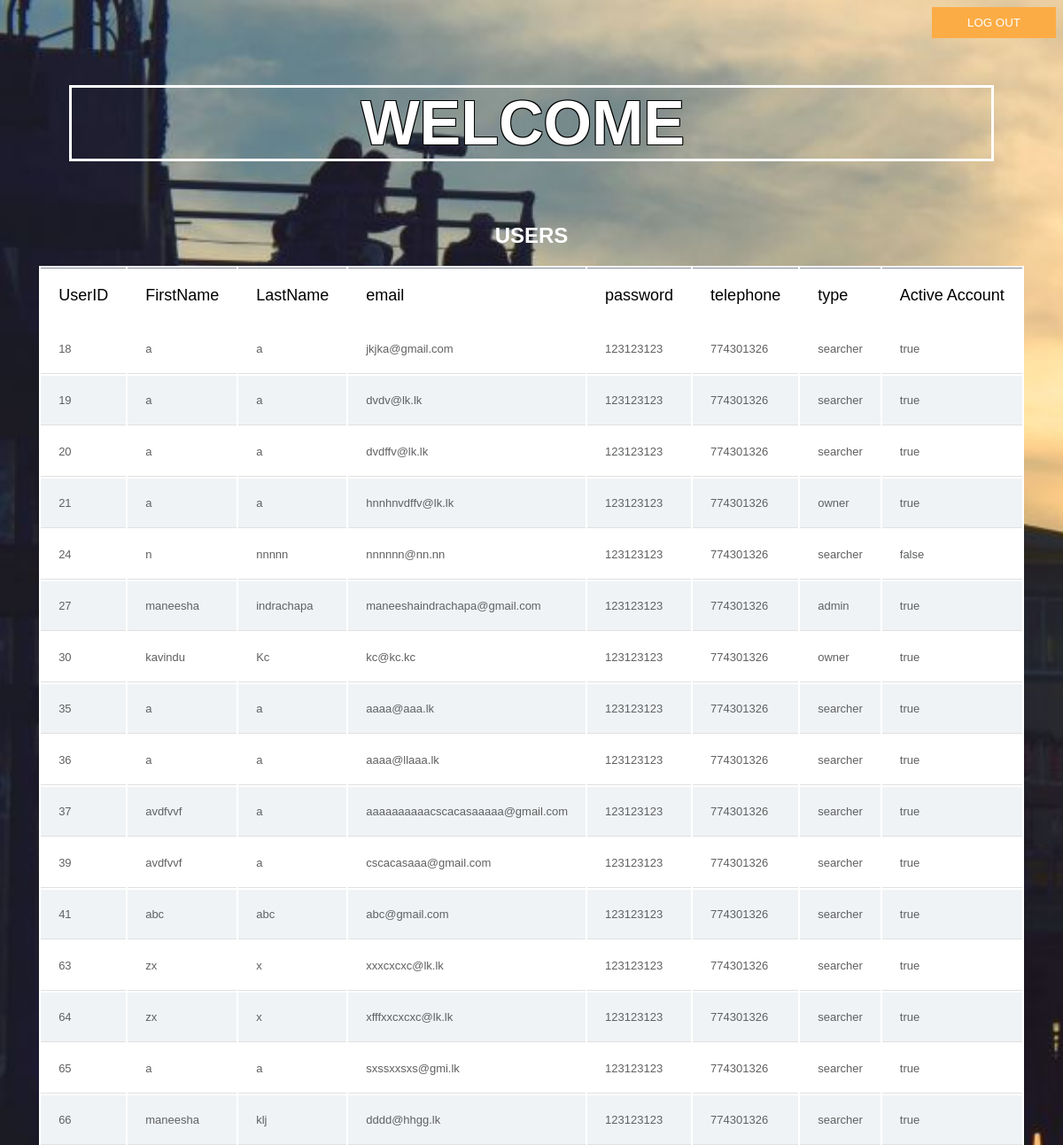
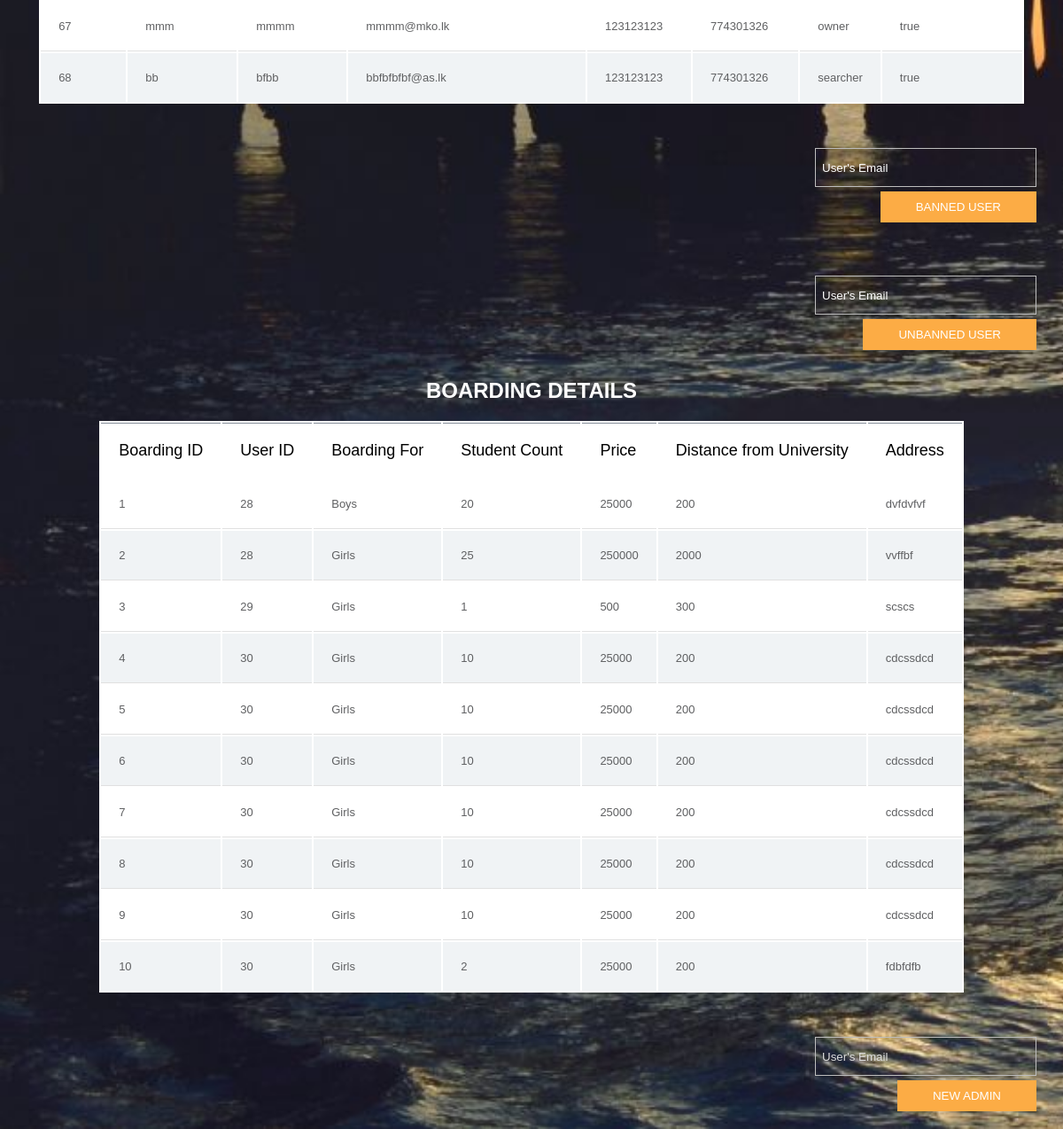
The app's page /process_admin.php with its own data (2 pictures, top to bottom).
### tables this page shows
CREATE TABLE `users` (
  `userID` int(11) NOT NULL,
  `firstName` varchar(50) NOT NULL,
  `lastName` varchar(50) NOT NULL,
  `email` varchar(80) NOT NULL,
  `password` varchar(50) NOT NULL,
  `telephone` int(11) NOT NULL,
  `type` varchar(10) NOT NULL,
  `profPic` varchar(50) NOT NULL,
  `active` varchar(10) NOT NULL,
  `confirmationCode` int(10) NOT NULL,
  `confirmationCodeCheck` int(10) DEFAULT NULL
);

CREATE TABLE `boarding_details` (
  `boardingID` int(11) NOT NULL,
  `userID` int(11) NOT NULL,
  `boardingFor` varchar(10) NOT NULL,
  `studentCount` int(10) NOT NULL,
  `price` int(11) NOT NULL,
  `distance` int(10) NOT NULL,
  `address` varchar(80) NOT NULL
);

### php/DbConfig.php (called while the page is built, shortened)
<?php
class DbConfig{
    private $_host='localhost';
    private $_username='root';
    private $_password='';
    private $_database='accomodate_me_1';
    protected $connection;
    public function __construct(){
        if(!isset($this->connection)){
            $this->connection=new mysqli($this->_host,$this->_username,$this->_password,$this->_database);
        }
        return $this->connection;
    }
}
?>

### php/Crud.php (called while the page is built, shortened)
<?php
include_once 'DbConfig.php';
class Crud extends DbConfig{
    public function getData($query){
        $result=$this->connection->query($query);
        $rows=array();
        while($row=$result->fetch_assoc()){
            $rows[]=$row;
        }
        return $rows;
    }
}

### process_admin.php (the view, shortened to what this page needs)
<?php
include_once("php/Crud.php");
$crud=new Crud();
$email=$_SESSION['email'];
$name=$crud->getData("SELECT firstName FROM users where email='$email'");
$userDetails=$crud->getData("SELECT userID,firstName,lastName,email,password,telephone,type,active FROM users");
$boardingDetails=$crud->getData("SELECT boardingID,userID,boardingFor,studentCount,price,distance,address FROM boarding_details");
?>
<html>
    <head>
        <link href="css/style_process_admin.css" type="text/css" rel="stylesheet">
    </head>
    <body>
        <div style="float:right" class='log_out'>
            <form align="right" name="form1" method="post" action="php/logout.php">
              <label class="logoutLblPos">
                  <button name="log_out" type="submit" id="log_out" class="btn btn-info">Log Out</button>
              </label>
            </form>
            </div><br>
        <div>
        <h1>Welcome&nbsp;<?php echo $name[0]['firstName'];?></h1>
        <h2>Users</h2>
        <table class="table">
            <thead>
            <tr>
                <th>UserID</th>
                <th>FirstName</th>
                <th>LastName</th>
                <th>email</th>
                <th>password</th>
                <th>telephone</th>
                <th>type</th>
                <th>Active Account</th>
            </tr>
            </thead>
            <tbody>
        <?php
        if (sizeof($userDetails)> 0) {
            for($x=0;$x<sizeof($userDetails);$x++) {
                echo  "<tr><td>".$userDetails[$x]['userID']."</td><td>".$userDetails[$x]['firstName']."</td><td>".$userDetails[$x]['lastName']."</td><td>".$userDetails[$x]['email']."</td><td>".$userDetails[$x]['password']."</td><td>".$userDetails[$x]['telephone']."</td><td>".$userDetails[$x]['type']."</td><td>".$userDetails[$x]['active']."</td></tr>";
                }
            }else {
                echo "0 results";
                }
        ?>
            </tbody>
        </table>
        <div style="float:right">
            <form align="right" name="form2"  method="post" action="process_admin.php" class="admin-email-form">
              <label>
                  <input type="email" style="color:white" class="form-control" name="remove_email" value="User's Email">
                  <button name="removeEmailButton" type="submit"  class="btn btn-info">Banned User</button>
              </label>
            </form>
            </div><br><br><br><br><br><br><br><br>
         <div style="float:right">
            <form align="right" name="form2"  method="post" action="process_admin.php" class="admin-email-form">
              <label>
                  <input type="email" style="color:white" class="form-control" name="active_email" value="User's Email">
                  <button name="activeEmailButton" type="submit"  class="btn btn-info">Unbanned User</button>
              </label>
            </form>
            </div><br><br><br><br><br><br><br>
                <h2>Boarding Details</h2>
        <table class="table">
            <thead>
            <tr>
                <th>Boarding ID</th>
                <th>User ID</th>
                <th>Boarding For</th>
                <th>Student Count</th>
                <th>Price</th>
                <th>Distance from University</th>
                <th>Address</th>
            </tr>
            </thead>
            <tbody>
        <?php
        if ($boardingDetails> 0) {
           for($x=0;$x<sizeof($boardingDetails);$x++){
                echo  "<tr><td>".$boardingDetails[$x]['boardingID']."</td><td>".$boardingDetails[$x]['userID']."</td><td>".$boardingDetails[$x]['boardingFor']."</td><td>".$boardingDetails[$x]['studentCount']."</td><td>".$boardingDetails[$x]['price']."</td><td>".$boardingDetails[$x]['distance']."</td><td>".$boardingDetails[$x]['address']."</td></tr>";
                }
            }else {
                echo "0 results";
                }
        ?>
            </tbody>
        </table>
        </div>
        <div style="float:right">
            <form align="right" name="form1"  method="post" action="process_admin.php" class="admin-email-form">
              <label>
                  <input type="email" style="heght:40px" class="form-control" name="adminemail" value="User's Email">
                  <button name="adminEmailButton" type="submit"  class="btn btn-info" >New Admin</button>
              </label>
            </form>
            </div><br>
    </body>
</html>

### css/style_process_admin.css (style rules this page uses)
* { -moz-box-sizing: border-box; -webkit-box-sizing: border-box; box-sizing: border-box; }
body { background-image:url(../img/slider/02.jpg); background-repeat: no-repeat; background-size: cover; font-family: 'Raleway',sans-serif; background-attachment: fixed; height: 100%; }
h2 { color: white; font-family: 'Raleway',sans-serif; text-align: center; margin-top: 20px; text-transform: uppercase; }
h1 { color: white; font-family: 'Raleway',sans-serif; text-align: center; font-size: 70px; border: solid; margin: 70px; text-transform: uppercase; text-shadow: -1px -1px 0 #000,1px -1px 0 #000,-1px 1px 0 #000,1px 1px 0 #000; }
.btn.btn-info { background: #FCAC45; border: 0; border-radius:0%; padding: 10px 40px; color: #ffffff; text-transform: uppercase; }
table { border-collapse: separate; background:#fff; @include border-radius(5px); margin:20px auto; @include box-shadow(0px 0px 5px rgba(0,0,0,0.3)); }
thead { @include border-radius(5px); }
tbody tr td { font-family: 'Raleway',sans-serif; font-weight:400; color:#5f6062; font-size:13px; padding:20px 20px 20px 20px; border-bottom:1px solid #e0e0e0; }
tbody tr:nth-child(2n) { background:#f0f3f5; }
.form-control { width: 250px; background: none; height: 40px; color: #ddd; background: none; height: 44px; color: #ddd; }
.admin-email-form { margin:10px ; max-width: 400px; padding: 20px 12px 10px 20px; font-size: 13px ; font-family:'Raleway',sans-serif; }
.admin-email-form input[type=email] { box-sizing: border-box; -webkit-box-sizing: border-box; -moz-box-sizing: border-box; border:1px solid #BEBEBE; padding: 7px; margin-bottom:5px; -webkit-transition: all 0.30s ease-in-out; -moz-transition: all 0.30s ease-in-out; -ms-transition: all 0.30s ease-in-out; -o-transition: all 0.30s ease-in-out; outline: none; }
.admin-email-form input[type=email]:focus, { -moz-box-shadow: 0 0 8px #88D5E9; -webkit-box-shadow: 0 0 8px #88D5E9; box-shadow: 0 0 8px #88D5E9; border: 1px solid #88D5E9; }

### records on screen
users: userID "18", firstName "a", lastName "a", email "jkjka@gmail.com", password "123123123", telephone "774301326", type "searcher", active "true"
users: userID "19", firstName "a", lastName "a", email "dvdv@lk.lk", password "123123123", telephone "774301326", type "searcher", active "true"
users: userID "20", firstName "a", lastName "a", email "dvdffv@lk.lk", password "123123123", telephone "774301326", type "searcher", active "true"
users: userID "21", firstName "a", lastName "a", email "hnnhnvdffv@lk.lk", password "123123123", telephone "774301326", type "owner", active "true"
users: userID "24", firstName "n", lastName "nnnnn", email "nnnnnn@nn.nn", password "123123123", telephone "774301326", type "searcher", active "false"
users: userID "27", firstName "maneesha", lastName "indrachapa", email "maneeshaindrachapa@gmail.com", password "123123123", telephone "774301326", type "admin", active "true"
users: userID "30", firstName "kavindu", lastName "Kc", email "kc@kc.kc", password "123123123", telephone "774301326", type "owner", active "true"
users: userID "35", firstName "a", lastName "a", email "aaaa@aaa.lk", password "123123123", telephone "774301326", type "searcher", active "true"
users: userID "36", firstName "a", lastName "a", email "aaaa@llaaa.lk", password "123123123", telephone "774301326", type "searcher", active "true"
users: userID "37", firstName "avdfvvf", lastName "a", email "aaaaaaaaaacscacasaaaaa@gmail.com", password "123123123", telephone "774301326", type "searcher", active "true"
users: userID "39", firstName "avdfvvf", lastName "a", email "cscacasaaa@gmail.com", password "123123123", telephone "774301326", type "searcher", active "true"
users: userID "41", firstName "abc", lastName "abc", email "abc@gmail.com", password "123123123", telephone "774301326", type "searcher", active "true"
users: userID "63", firstName "zx", lastName "x", email "xxxcxcxc@lk.lk", password "123123123", telephone "774301326", type "searcher", active "true"
users: userID "64", firstName "zx", lastName "x", email "xfffxxcxcxc@lk.lk", password "123123123", telephone "774301326", type "searcher", active "true"
users: userID "65", firstName "a", lastName "a", email "sxssxxsxs@gmi.lk", password "123123123", telephone "774301326", type "searcher", active "true"
users: userID "66", firstName "maneesha", lastName "klj", email "dddd@hhgg.lk", password "123123123", telephone "774301326", type "searcher", active "true"
users: userID "67", firstName "mmm", lastName "mmmm", email "mmmm@mko.lk", password "123123123", telephone "774301326", type "owner", active "true"
users: userID "68", firstName "bb", lastName "bfbb", email "bbfbfbfbf@as.lk", password "123123123", telephone "774301326", type "searcher", active "true"
boarding_details: boardingID "1", userID "28", boardingFor "Boys", studentCount "20", price "25000", distance "200", address "dvfdvfvf"
boarding_details: boardingID "2", userID "28", boardingFor "Girls", studentCount "25", price "250000", distance "2000", address "vvffbf"
boarding_details: boardingID "3", userID "29", boardingFor "Girls", studentCount "1", price "500", distance "300", address "scscs"
boarding_details: boardingID "4", userID "30", boardingFor "Girls", studentCount "10", price "25000", distance "200", address "cdcssdcd"
boarding_details: boardingID "5", userID "30", boardingFor "Girls", studentCount "10", price "25000", distance "200", address "cdcssdcd"
boarding_details: boardingID "6", userID "30", boardingFor "Girls", studentCount "10", price "25000", distance "200", address "cdcssdcd"
boarding_details: boardingID "7", userID "30", boardingFor "Girls", studentCount "10", price "25000", distance "200", address "cdcssdcd"
boarding_details: boardingID "8", userID "30", boardingFor "Girls", studentCount "10", price "25000", distance "200", address "cdcssdcd"
boarding_details: boardingID "9", userID "30", boardingFor "Girls", studentCount "10", price "25000", distance "200", address "cdcssdcd"
boarding_details: boardingID "10", userID "30", boardingFor "Girls", studentCount "2", price "25000", distance "200", address "fdbfdfb"
